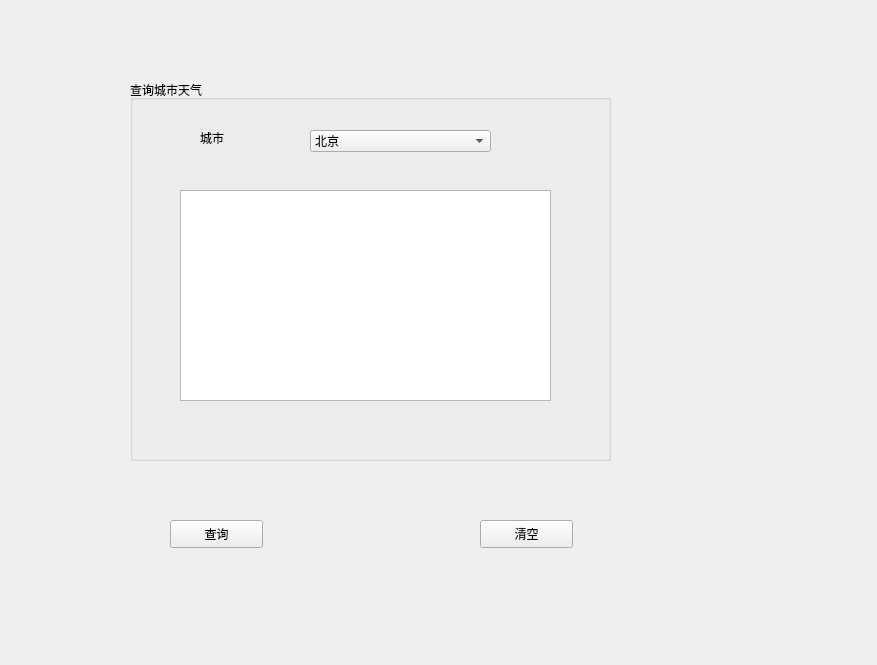
<?xml version="1.0" encoding="UTF-8"?>
<ui version="4.0">
 <class>Form</class>
 <widget class="QWidget" name="Form">
  <property name="geometry">
   <rect>
    <x>0</x>
    <y>0</y>
    <width>877</width>
    <height>665</height>
   </rect>
  </property>
  <property name="windowTitle">
   <string>Form</string>
  </property>
  <widget class="QGroupBox" name="groupBox">
   <property name="geometry">
    <rect>
     <x>130</x>
     <y>80</y>
     <width>481</width>
     <height>381</height>
    </rect>
   </property>
   <property name="title">
    <string>查询城市天气</string>
   </property>
   <widget class="QLabel" name="label">
    <property name="geometry">
     <rect>
      <x>70</x>
      <y>50</y>
      <width>72</width>
      <height>15</height>
     </rect>
    </property>
    <property name="text">
     <string>城市</string>
    </property>
   </widget>
   <widget class="QTextEdit" name="textEdit">
    <property name="geometry">
     <rect>
      <x>50</x>
      <y>110</y>
      <width>371</width>
      <height>211</height>
     </rect>
    </property>
   </widget>
   <widget class="QComboBox" name="comboBox">
    <property name="geometry">
     <rect>
      <x>180</x>
      <y>50</y>
      <width>181</width>
      <height>22</height>
     </rect>
    </property>
    <item>
     <property name="text">
      <string>北京</string>
     </property>
    </item>
    <item>
     <property name="text">
      <string>天津</string>
     </property>
    </item>
    <item>
     <property name="text">
      <string>上海</string>
     </property>
    </item>
    <item>
     <property name="text">
      <string>西安</string>
     </property>
    </item>
   </widget>
  </widget>
  <widget class="QPushButton" name="queryBtn">
   <property name="geometry">
    <rect>
     <x>170</x>
     <y>520</y>
     <width>93</width>
     <height>28</height>
    </rect>
   </property>
   <property name="text">
    <string>查询</string>
   </property>
  </widget>
  <widget class="QPushButton" name="clearBtn">
   <property name="geometry">
    <rect>
     <x>480</x>
     <y>520</y>
     <width>93</width>
     <height>28</height>
    </rect>
   </property>
   <property name="text">
    <string>清空</string>
   </property>
  </widget>
 </widget>
 <resources/>
 <connections/>
</ui>
